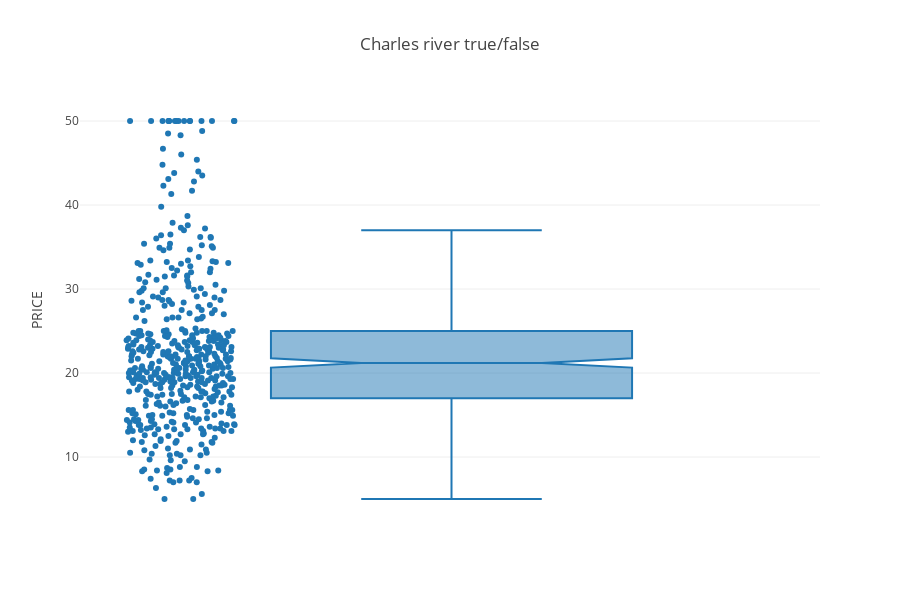

Here is the notebook cell this chart was saved with:
### Markdown cell above
### Price

### Code cell
fig = px.box(df,  y="PRICE", points="all",
             notched=True, # used notched shape
             title="Charles river true/false" )




fig.show()

### Figure 1 — Plotly figure (JSON) as saved in the notebook; plotly's stock layout.template omitted (floating-point values rounded to 4 significant figures; data arrays with more than 128 entries replaced by an {"elided": "..."} marker saying what was removed)
{"data": [{"alignmentgroup": "True", "boxpoints": "all", "hoverlabel": {"namelength": 0}, "hovertemplate": "PRICE=%{y}", "legendgroup": "", "marker": {"color": "#1F77B4"}, "name": "", "notched": true, "offsetgroup": "", "orientation": "v", "showlegend": false, "type": "box", "x0": " ", "xaxis": "x", "y": {"elided": "506 float values"}, "y0": " ", "yaxis": "y"}], "layout": {"boxmode": "group", "height": 600, "legend": {"tracegroupgap": 0}, "title": {"text": "Charles river true/false"}, "xaxis": {"anchor": "y", "domain": [0, 1]}, "yaxis": {"anchor": "x", "domain": [0, 1], "title": {"text": "PRICE"}}}}
